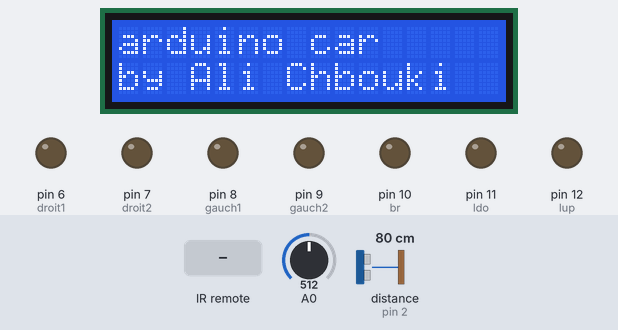
Bench run of a sketch on a simulated Arduino Uno, built with avr-gcc and run on an emulated ATmega328P. On the bench: 16×2 character LCD, output pins drawn as LEDs (lit = HIGH). Wiring (inferred from the names in the program): ultrasonic range finder: trigger pin 3; echo pin 2. The inputs (shaded band) are chosen by the test bench; at power-on: distance to the obstacle (sensor on pin 2) 80 cm, A0 = 512. The echo pulse lasts 58.3 µs per cm; pins used as bus, display or sensor lines are not drawn; what the sketch prints to the serial monitor is not drawn.

Above: at 0.2 s.
4.4 s: infrared code 0xFD609F received
At 5.6 s:
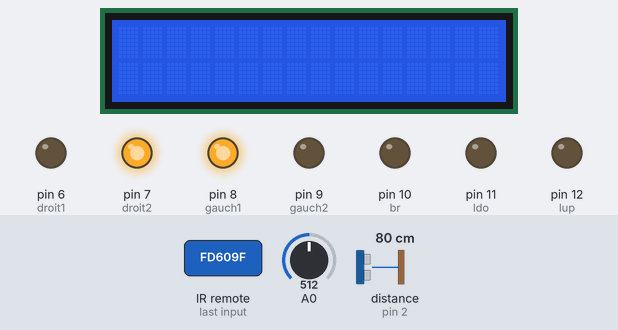
5.9 s: distance to the obstacle (sensor on pin 2) set to 19 cm
7.4 s: distance to the obstacle (sensor on pin 2) set to 16 cm
At 8.0 s:
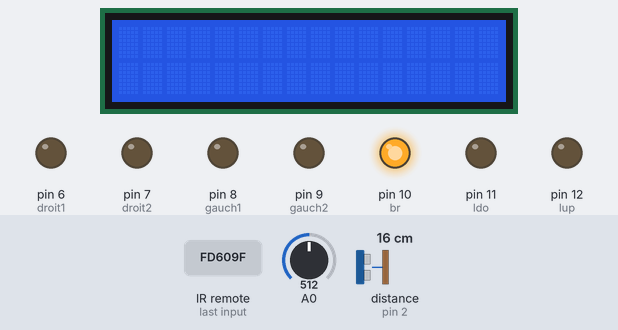
8.9 s: infrared code 0xFD5AA5 received
10.4 s: infrared code 0xFDD827 received
11.9 s: infrared code 0xFD6897 received
Timing chart, 0 to 14.4 s (numbered marks = the images above; inputs shaded):
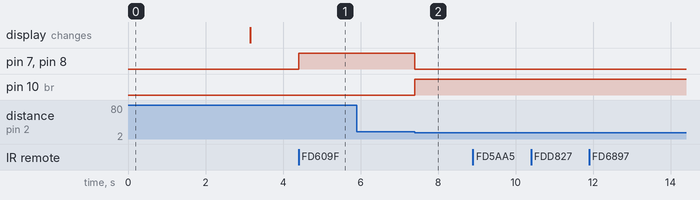

Measured:
- the behaviour switches between 18 and 17 cm on distance to the obstacle (sensor on pin 2) (found by bisection; images 1 and 2)
- after the input at 4.4 s, pin 7 (droit2), pin 8 (gauch1): LOW → HIGH at once
- after the input at 5.9 s, every drawn part: stays the same
- after the input at 7.4 s, pin 7 (droit2), pin 8 (gauch1): HIGH → LOW at once; pin 10 (br): LOW → HIGH at once

The sketch:

arduno_car_ir_remote_v3.ino
```cpp
#include <IRremote.h>
#include <Wire.h>
#include <LiquidCrystal_I2C.h>

IRrecv rec(4);
decode_results res;
LiquidCrystal_I2C lcd (0x27, 16, 2);

//************************//

int trig=3,echo=2;
long x;
int droit1=6,droit2=7,gauch1=8,gauch2=9;
int lup=12,ldo=11,br=10;
bool p;
int v;

//************************//

void setup() {
  Serial.begin(9600);

  pinMode(gauch1, OUTPUT);
  pinMode(gauch2, OUTPUT);
  pinMode(droit2, OUTPUT);
  pinMode(droit1, OUTPUT);
  pinMode(trig,OUTPUT);
  pinMode(echo,INPUT);
  pinMode(lup,OUTPUT);
  pinMode(ldo,OUTPUT);
  pinMode(br,OUTPUT);

  rec.enableIRIn();

  lcd.begin(16, 2);
  lcd.init();
  lcd.setBacklight(HIGH);

  lcd.setCursor(0,0);
  lcd.print("arduino car");
  lcd.setCursor(0, 1);
  lcd.print("by Ali Chbouki");
  delay(3000);
  lcd.clear();
}

//************************//

void loop() {
  v=analogRead(A0);
  digitalWrite(trig,LOW);
  delay(2);
  digitalWrite(trig,HIGH);
  delayMicroseconds(2);
  digitalWrite(trig,LOW);
  x=pulseIn(echo,HIGH);
  if (x<1000) {
    stope(droit2, droit1);stope(gauch1, gauch2);
    p=1;
  }
  if (rec.decode(&res)) {
    if (res.value == 0xFD609F) {up(droit2, droit1);up(gauch1, gauch2);p=0;}
    if (res.value == 0xFD5AA5) {up(droit2, droit1);stope(gauch1, gauch2);p=0;}
    if (res.value == 0xFDD827) {up(gauch1, gauch2);stope(droit2, droit1);p=0;}
    if (res.value == 0xFD6897) {down(droit2, droit1);down(gauch1, gauch2);p=0;}
    if (res.value == 0xFD58A7) {stope(droit2, droit1);stope(gauch1, gauch2);p=1;}
    if (res.value == 0xFD4AB5){digitalWrite(lup,HIGH);digitalWrite(ldo,HIGH);}
    if (res.value == 0xFD0AF5){digitalWrite(lup,HIGH);digitalWrite(ldo,LOW);}
    if (res.value == 0xFD08F7){digitalWrite(lup,LOW);digitalWrite(ldo,HIGH);}
    if (res.value == 0xFD6A95){digitalWrite(lup,LOW);digitalWrite(ldo,LOW);}
    Serial.println(res.value, HEX);
    rec.resume();
  }
  if (p==0){digitalWrite(br,LOW);}
  else if (p==1){digitalWrite(br,HIGH);}
}

//************************//

void up(int out1, int out2){
  digitalWrite(out1, HIGH);
  digitalWrite(out2, LOW);
}

void down(int out1, int out2) {
  digitalWrite(out1, LOW);
  digitalWrite(out2, HIGH);
}

void stope(int out1, int out2) {
  digitalWrite(out1, LOW);
  digitalWrite(out2, LOW);
}
```
